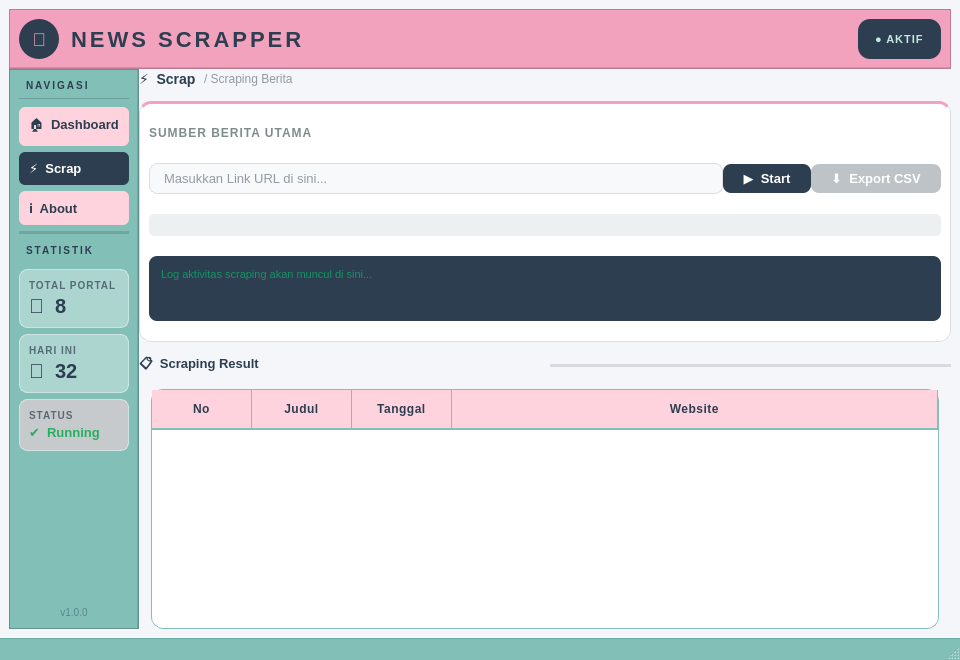
<?xml version="1.0" encoding="UTF-8"?>
<ui version="4.0">
 <class>MainWindow</class>
 <widget class="QMainWindow" name="MainWindow">
  <property name="geometry">
   <rect>
    <x>0</x>
    <y>0</y>
    <width>960</width>
    <height>660</height>
   </rect>
  </property>
  <property name="windowTitle">
   <string>News Scrapper – Scrap</string>
  </property>
  <property name="styleSheet">
   <string notr="true">QMainWindow, QWidget#centralwidget { background-color: #f5f6fa; }</string>
  </property>
  <widget class="QWidget" name="centralwidget">
   <layout class="QVBoxLayout" name="rootLayout">
    <property name="spacing">
     <number>0</number>
    </property>
    <item>
     <widget class="QFrame" name="Header">
      <property name="styleSheet">
       <string notr="true">QFrame#Header {
    background-color: #F3A2BE;
    border-bottom: 2px solid #e08aaa;
}</string>
      </property>
      <property name="frameShape">
       <enum>QFrame::Shape::StyledPanel</enum>
      </property>
      <property name="frameShadow">
       <enum>QFrame::Shadow::Raised</enum>
      </property>
      <layout class="QHBoxLayout" name="headerLayout">
       <property name="spacing">
        <number>12</number>
       </property>
       <item>
        <widget class="QLabel" name="label_logo_icon">
         <property name="minimumSize">
          <size>
           <width>40</width>
           <height>40</height>
          </size>
         </property>
         <property name="maximumSize">
          <size>
           <width>40</width>
           <height>40</height>
          </size>
         </property>
         <property name="styleSheet">
          <string notr="true">QLabel {
    background-color: #2c3e50;
    border-radius: 20px;
    color: #F3A2BE;
    font-size: 18px;
    border: none;
}</string>
         </property>
         <property name="text">
          <string>📰</string>
         </property>
         <property name="alignment">
          <set>Qt::AlignmentFlag::AlignCenter</set>
         </property>
        </widget>
       </item>
       <item>
        <widget class="QLabel" name="label">
         <property name="styleSheet">
          <string notr="true">QLabel {
    font-family: &quot;Poppins&quot;, &quot;Montserrat&quot;, &quot;Segoe UI Semibold&quot;;
    font-size: 22px;
    font-weight: bold;
    color: #2c3e50;
    letter-spacing: 3px;
    background: transparent;
    border: none;
}</string>
         </property>
         <property name="text">
          <string>NEWS SCRAPPER</string>
         </property>
        </widget>
       </item>
       <item>
        <spacer>
         <property name="orientation">
          <enum>Qt::Orientation::Horizontal</enum>
         </property>
         <property name="sizeHint" stdset="0">
          <size>
           <width>40</width>
           <height>20</height>
          </size>
         </property>
        </spacer>
       </item>
       <item>
        <widget class="QLabel" name="label_status">
         <property name="styleSheet">
          <string notr="true">QLabel {
    background-color: #2c3e50;
    border-radius: 12px;
    color: #C6E6E3;
    font-size: 11px;
    font-weight: 600;
    letter-spacing: 1px;
    padding: 4px 14px;
    border: none;
}</string>
         </property>
         <property name="text">
          <string>● AKTIF</string>
         </property>
        </widget>
       </item>
      </layout>
     </widget>
    </item>
    <item>
     <layout class="QHBoxLayout" name="bodyLayout">
      <property name="spacing">
       <number>0</number>
      </property>
      <item>
       <widget class="QFrame" name="Sidebar">
        <property name="styleSheet">
         <string notr="true">QFrame#Sidebar {
    background-color: #81BFB7;
    border-right: 2px solid #6aada5;
}</string>
        </property>
        <property name="frameShape">
         <enum>QFrame::Shape::StyledPanel</enum>
        </property>
        <layout class="QVBoxLayout" name="sidebarLayout">
         <property name="spacing">
          <number>6</number>
         </property>
         <item>
          <widget class="QLabel" name="label_nav_title">
           <property name="styleSheet">
            <string notr="true">QLabel {
    color: #2c3e50;
    font-size: 10px;
    font-weight: 700;
    letter-spacing: 2px;
    background: transparent;
    padding: 0 4px 6px 4px;
    border: none;
    border-bottom: 1px solid rgba(44,62,80,0.25);
    margin-bottom: 2px;
}</string>
           </property>
           <property name="text">
            <string>NAVIGASI</string>
           </property>
          </widget>
         </item>
         <item>
          <widget class="QPushButton" name="pushButton">
           <property name="styleSheet">
            <string notr="true">QPushButton {
    background-color: #FFD3DD;
    color: #2c3e50;
    border-radius: 6px;
    padding: 8px 10px;
    font-size: 13px;
    font-weight: 500;
    font-family: &quot;Poppins&quot;, &quot;Segoe UI&quot;;
    text-align: left;
    border: none;
}
QPushButton:hover { background-color: #ffc0d0; }
QPushButton:pressed { background-color: #f0a0b8; }</string>
           </property>
           <property name="text">
            <string>🏠  Dashboard</string>
           </property>
          </widget>
         </item>
         <item>
          <widget class="QPushButton" name="pushButton_2">
           <property name="styleSheet">
            <string notr="true">QPushButton {
    background-color: #2c3e50;
    color: #ffffff;
    border-radius: 6px;
    padding: 8px 10px;
    font-size: 13px;
    font-weight: 600;
    font-family: &quot;Poppins&quot;, &quot;Segoe UI&quot;;
    text-align: left;
    border: none;
}
QPushButton:hover { background-color: #3d5166; }
QPushButton:pressed { background-color: #1a252f; }</string>
           </property>
           <property name="text">
            <string>⚡  Scrap</string>
           </property>
          </widget>
         </item>
         <item>
          <widget class="QPushButton" name="pushButton_3">
           <property name="styleSheet">
            <string notr="true">QPushButton {
    background-color: #FFD3DD;
    color: #2c3e50;
    border-radius: 6px;
    padding: 8px 10px;
    font-size: 13px;
    font-weight: 500;
    font-family: &quot;Poppins&quot;, &quot;Segoe UI&quot;;
    text-align: left;
    border: none;
}
QPushButton:hover { background-color: #ffc0d0; }
QPushButton:pressed { background-color: #f0a0b8; }</string>
           </property>
           <property name="text">
            <string>ℹ️  About</string>
           </property>
          </widget>
         </item>
         <item>
          <widget class="QFrame" name="sidebarDivider">
           <property name="styleSheet">
            <string notr="true">QFrame { background-color: rgba(44,62,80,0.2); border: none; }</string>
           </property>
           <property name="frameShape">
            <enum>QFrame::Shape::HLine</enum>
           </property>
          </widget>
         </item>
         <item>
          <widget class="QLabel" name="label_stats_title">
           <property name="styleSheet">
            <string notr="true">QLabel {
    color: #2c3e50;
    font-size: 10px;
    font-weight: 700;
    letter-spacing: 2px;
    background: transparent;
    padding: 4px 4px 6px 4px;
    border: none;
}</string>
           </property>
           <property name="text">
            <string>STATISTIK</string>
           </property>
          </widget>
         </item>
         <item>
          <widget class="QFrame" name="miniCard1">
           <property name="styleSheet">
            <string notr="true">QFrame#miniCard1 {
    background-color: rgba(255,255,255,0.35);
    border-radius: 8px;
    border: 1px solid rgba(255,255,255,0.5);
}
QLabel { border: none; background: transparent; }</string>
           </property>
           <layout class="QVBoxLayout" name="miniCard1Layout">
            <property name="spacing">
             <number>2</number>
            </property>
            <item>
             <widget class="QLabel" name="miniLabel1">
              <property name="styleSheet">
               <string notr="true">QLabel { font-size: 10px; color: rgba(44,62,80,0.7); font-weight: 600; letter-spacing: 1px; }</string>
              </property>
              <property name="text">
               <string>TOTAL PORTAL</string>
              </property>
             </widget>
            </item>
            <item>
             <widget class="QLabel" name="miniVal1">
              <property name="styleSheet">
               <string notr="true">QLabel { font-size: 20px; font-weight: 700; color: #2c3e50; }</string>
              </property>
              <property name="text">
               <string>🌐  8</string>
              </property>
             </widget>
            </item>
           </layout>
          </widget>
         </item>
         <item>
          <widget class="QFrame" name="miniCard2">
           <property name="styleSheet">
            <string notr="true">QFrame#miniCard2 {
    background-color: rgba(255,255,255,0.35);
    border-radius: 8px;
    border: 1px solid rgba(255,255,255,0.5);
}
QLabel { border: none; background: transparent; }</string>
           </property>
           <layout class="QVBoxLayout" name="miniCard2Layout">
            <property name="spacing">
             <number>2</number>
            </property>
            <item>
             <widget class="QLabel" name="miniLabel2">
              <property name="styleSheet">
               <string notr="true">QLabel { font-size: 10px; color: rgba(44,62,80,0.7); font-weight: 600; letter-spacing: 1px; }</string>
              </property>
              <property name="text">
               <string>HARI INI</string>
              </property>
             </widget>
            </item>
            <item>
             <widget class="QLabel" name="miniVal2">
              <property name="styleSheet">
               <string notr="true">QLabel { font-size: 20px; font-weight: 700; color: #2c3e50; }</string>
              </property>
              <property name="text">
               <string>📄  32</string>
              </property>
             </widget>
            </item>
           </layout>
          </widget>
         </item>
         <item>
          <widget class="QFrame" name="miniCard3">
           <property name="styleSheet">
            <string notr="true">QFrame#miniCard3 {
    background-color: rgba(255,211,221,0.55);
    border-radius: 8px;
    border: 1px solid rgba(255,255,255,0.5);
}
QLabel { border: none; background: transparent; }</string>
           </property>
           <layout class="QVBoxLayout" name="miniCard3Layout">
            <property name="spacing">
             <number>2</number>
            </property>
            <item>
             <widget class="QLabel" name="miniLabel3">
              <property name="styleSheet">
               <string notr="true">QLabel { font-size: 10px; color: rgba(44,62,80,0.7); font-weight: 600; letter-spacing: 1px; }</string>
              </property>
              <property name="text">
               <string>STATUS</string>
              </property>
             </widget>
            </item>
            <item>
             <widget class="QLabel" name="miniVal3">
              <property name="styleSheet">
               <string notr="true">QLabel { font-size: 13px; font-weight: 700; color: #27ae60; }</string>
              </property>
              <property name="text">
               <string>✔  Running</string>
              </property>
             </widget>
            </item>
           </layout>
          </widget>
         </item>
         <item>
          <spacer name="verticalSpacer">
           <property name="orientation">
            <enum>Qt::Orientation::Vertical</enum>
           </property>
           <property name="sizeHint" stdset="0">
            <size>
             <width>20</width>
             <height>10</height>
            </size>
           </property>
          </spacer>
         </item>
         <item>
          <widget class="QLabel" name="label_version">
           <property name="styleSheet">
            <string notr="true">QLabel {
    color: rgba(44,62,80,0.45);
    font-size: 10px;
    background: transparent;
    border: none;
}</string>
           </property>
           <property name="text">
            <string>v1.0.0</string>
           </property>
           <property name="alignment">
            <set>Qt::AlignmentFlag::AlignCenter</set>
           </property>
          </widget>
         </item>
        </layout>
       </widget>
      </item>
      <item>
       <layout class="QVBoxLayout" name="contentLayout">
        <property name="spacing">
         <number>12</number>
        </property>
        <item>
         <layout class="QHBoxLayout" name="pageTitleLayout">
          <property name="spacing">
           <number>8</number>
          </property>
          <item>
           <widget class="QLabel" name="label_page_title">
            <property name="styleSheet">
             <string notr="true">QLabel {
    font-family: &quot;Poppins&quot;, &quot;Segoe UI&quot;;
    font-size: 14px;
    font-weight: 700;
    color: #2c3e50;
    background: transparent;
    border: none;
}</string>
            </property>
            <property name="text">
             <string>⚡  Scrap</string>
            </property>
           </widget>
          </item>
          <item>
           <widget class="QLabel" name="label_breadcrumb">
            <property name="styleSheet">
             <string notr="true">QLabel { font-size: 12px; color: rgba(44,62,80,0.5); background: transparent; border: none; }</string>
            </property>
            <property name="text">
             <string>/ Scraping Berita</string>
            </property>
           </widget>
          </item>
          <item>
           <spacer>
            <property name="orientation">
             <enum>Qt::Orientation::Horizontal</enum>
            </property>
            <property name="sizeHint" stdset="0">
             <size>
              <width>40</width>
              <height>20</height>
             </size>
            </property>
           </spacer>
          </item>
         </layout>
        </item>
        <item>
         <widget class="QFrame" name="inputCard">
          <property name="styleSheet">
           <string notr="true">QFrame#inputCard {
    background-color: white;
    border-radius: 12px;
    border: 1px solid #dcdde1;
    border-top: 3px solid #F3A2BE;
}
QLabel { border: none; background: transparent; }</string>
          </property>
          <property name="frameShape">
           <enum>QFrame::Shape::StyledPanel</enum>
          </property>
          <property name="frameShadow">
           <enum>QFrame::Shadow::Raised</enum>
          </property>
          <layout class="QVBoxLayout" name="inputCardLayout">
           <property name="spacing">
            <number>10</number>
           </property>
           <item>
            <widget class="QLabel" name="label_6">
             <property name="maximumSize">
              <size>
               <width>99999</width>
               <height>20</height>
              </size>
             </property>
             <property name="styleSheet">
              <string notr="true">QLabel {
    font-size: 12px;
    font-weight: 700;
    color: #7f8c8d;
    letter-spacing: 1px;
}</string>
             </property>
             <property name="text">
              <string>SUMBER BERITA UTAMA</string>
             </property>
            </widget>
           </item>
           <item>
            <layout class="QHBoxLayout" name="urlLayout" stretch="0,0">
             <property name="spacing">
              <number>0</number>
             </property>
             <property name="topMargin">
              <number>0</number>
             </property>
             <property name="rightMargin">
              <number>0</number>
             </property>
             <property name="bottomMargin">
              <number>0</number>
             </property>
             <item>
              <widget class="QLineEdit" name="lineEdit">
               <property name="styleSheet">
                <string notr="true">QLineEdit {
    background-color: #f8f9fa;
    border: 1px solid #dcdde1;
    border-radius: 8px;
    padding: 6px 12px;
    font-size: 13px;
    color: #2c3e50;
}
QLineEdit:focus {
    border-color: #81BFB7;
    background-color: white;
}</string>
               </property>
               <property name="text">
                <string/>
               </property>
               <property name="placeholderText">
                <string>Masukkan Link URL di sini...</string>
               </property>
              </widget>
             </item>
             <item>
              <widget class="QPushButton" name="pushButton_4">
               <property name="styleSheet">
                <string notr="true">QPushButton {
    background-color: #2c3e50;
    color: white;
    border-radius: 8px;
    padding: 6px 20px;
    font-size: 13px;
    font-weight: 600;
    font-family: &quot;Poppins&quot;, &quot;Segoe UI&quot;;
    border: none;
}
QPushButton:hover { background-color: #3d5166; }
QPushButton:pressed { background-color: #1a252f; }
QPushButton:disabled { background-color: #bdc3c7; }</string>
               </property>
               <property name="text">
                <string>▶  Start</string>
               </property>
              </widget>
             </item>
             <item>
              <widget class="QPushButton" name="btn_export">
               <property name="enabled">
                <bool>false</bool>
               </property>
               <property name="styleSheet">
                <string notr="true">QPushButton {
    background: qlineargradient(x1:0, y1:0, x2:1, y2:0,
        stop:0 #F3A2BE, stop:1 #81BFB7);
    color: white;
    border-radius: 8px;
    padding: 6px 20px;
    font-size: 13px;
    font-weight: 600;
    font-family: &quot;Poppins&quot;, &quot;Segoe UI&quot;;
    border: none;
}
QPushButton:hover {
    background: qlineargradient(x1:0, y1:0, x2:1, y2:0,
        stop:0 #e08aaa, stop:1 #5aa9a0);
}
QPushButton:pressed {
    background: qlineargradient(x1:0, y1:0, x2:1, y2:0,
        stop:0 #c0527a, stop:1 #3d8a82);
}
QPushButton:disabled { background: #bdc3c7; }</string>
               </property>
               <property name="text">
                <string>⬇  Export CSV</string>
               </property>
              </widget>
             </item>
            </layout>
           </item>
           <item>
            <widget class="QProgressBar" name="progressBar">
             <property name="styleSheet">
              <string notr="true">QProgressBar {
    background-color: #ecf0f1;
    border-radius: 5px;
    border: none;
    text-align: center;
}
QProgressBar::chunk {
    background: qlineargradient(x1:0, y1:0, x2:1, y2:0,
        stop:0 #81BFB7, stop:1 #F3A2BE);
    border-radius: 5px;
}</string>
             </property>
             <property name="value">
              <number>0</number>
             </property>
             <property name="textVisible">
              <bool>false</bool>
             </property>
            </widget>
           </item>
           <item>
            <widget class="QPlainTextEdit" name="plainTextEdit">
             <property name="minimumSize">
              <size>
               <width>0</width>
               <height>55</height>
              </size>
             </property>
             <property name="maximumSize">
              <size>
               <width>16777215</width>
               <height>65</height>
              </size>
             </property>
             <property name="styleSheet">
              <string notr="true">QPlainTextEdit {
    background-color: #2c3e50;
    color: #00e676;
    font-family: &quot;Consolas&quot;, &quot;Monaco&quot;, monospace;
    font-size: 11px;
    border-radius: 8px;
    border: none;
    padding: 8px;
}</string>
             </property>
             <property name="readOnly">
              <bool>true</bool>
             </property>
             <property name="placeholderText">
              <string>Log aktivitas scraping akan muncul di sini...</string>
             </property>
            </widget>
           </item>
          </layout>
         </widget>
        </item>
        <item>
         <layout class="QHBoxLayout" name="sectionTitleLayout">
          <property name="spacing">
           <number>10</number>
          </property>
          <item>
           <widget class="QLabel" name="label_5">
            <property name="styleSheet">
             <string notr="true">QLabel {
    font-family: &quot;Poppins&quot;, &quot;Segoe UI Semibold&quot;;
    font-size: 13px;
    font-weight: 700;
    color: #2c3e50;
    background: transparent;
    border: none;
}</string>
            </property>
            <property name="text">
             <string>📋  Scraping Result</string>
            </property>
           </widget>
          </item>
          <item>
           <widget class="QFrame" name="dividerLine">
            <property name="styleSheet">
             <string notr="true">QFrame { border: none; background-color: rgba(44,62,80,0.15); }</string>
            </property>
            <property name="frameShape">
             <enum>QFrame::Shape::HLine</enum>
            </property>
            <property name="frameShadow">
             <enum>QFrame::Shadow::Sunken</enum>
            </property>
           </widget>
          </item>
         </layout>
        </item>
        <item>
         <widget class="QTableWidget" name="tableWidget">
          <property name="styleSheet">
           <string notr="true">QTableWidget {
    background-color: #ffffff;
    alternate-background-color: #f0faf9;
    gridline-color: #81BFB7;
    border: 1px solid #81BFB7;
    border-radius: 12px;
    outline: none;
    font-size: 13px;
    color: #2f3640;
    margin-right: 12px;
    margin-left: 12px;
}
QTableWidget::item {
    padding: 8px 12px;
    border-bottom: 1px solid #b2d8d4;
}
QTableWidget::item:selected {
    background-color: #C6E6E3;
    color: #2C3E50;
}
QHeaderView::section {
    background-color: #FFD3DD;
    color: #2C3E50;
    padding: 10px 12px;
    font-weight: 700;
    font-size: 12px;
    letter-spacing: 0.5px;
    border: none;
    border-right: 1px solid #81BFB7;
    border-bottom: 2px solid #81BFB7;
}
QScrollBar:vertical {
    background: #f0faf9;
    width: 6px;
    border-radius: 3px;
}
QScrollBar::handle:vertical {
    background: #81BFB7;
    border-radius: 3px;
}
QScrollBar::handle:vertical:hover { background: #5fa8a0; }</string>
          </property>
          <property name="editTriggers">
           <set>QAbstractItemView::EditTrigger::NoEditTriggers</set>
          </property>
          <property name="alternatingRowColors">
           <bool>true</bool>
          </property>
          <property name="selectionBehavior">
           <enum>QAbstractItemView::SelectionBehavior::SelectRows</enum>
          </property>
          <property name="showGrid">
           <bool>true</bool>
          </property>
          <attribute name="horizontalHeaderStretchLastSection">
           <bool>true</bool>
          </attribute>
          <attribute name="verticalHeaderVisible">
           <bool>false</bool>
          </attribute>
          <column>
           <property name="text">
            <string>No</string>
           </property>
          </column>
          <column>
           <property name="text">
            <string>Judul</string>
           </property>
          </column>
          <column>
           <property name="text">
            <string>Tanggal</string>
           </property>
          </column>
          <column>
           <property name="text">
            <string>Website</string>
           </property>
          </column>
         </widget>
        </item>
       </layout>
      </item>
     </layout>
    </item>
   </layout>
  </widget>
  <widget class="QMenuBar" name="menubar">
   <property name="geometry">
    <rect>
     <x>0</x>
     <y>0</y>
     <width>960</width>
     <height>26</height>
    </rect>
   </property>
  </widget>
  <widget class="QStatusBar" name="statusbar">
   <property name="styleSheet">
    <string notr="true">QStatusBar {
    background-color: #81BFB7;
    color: #2c3e50;
    font-size: 11px;
    border-top: 1px solid #6aada5;
    padding: 2px 14px;
}</string>
   </property>
  </widget>
 </widget>
 <resources/>
 <connections/>
</ui>
